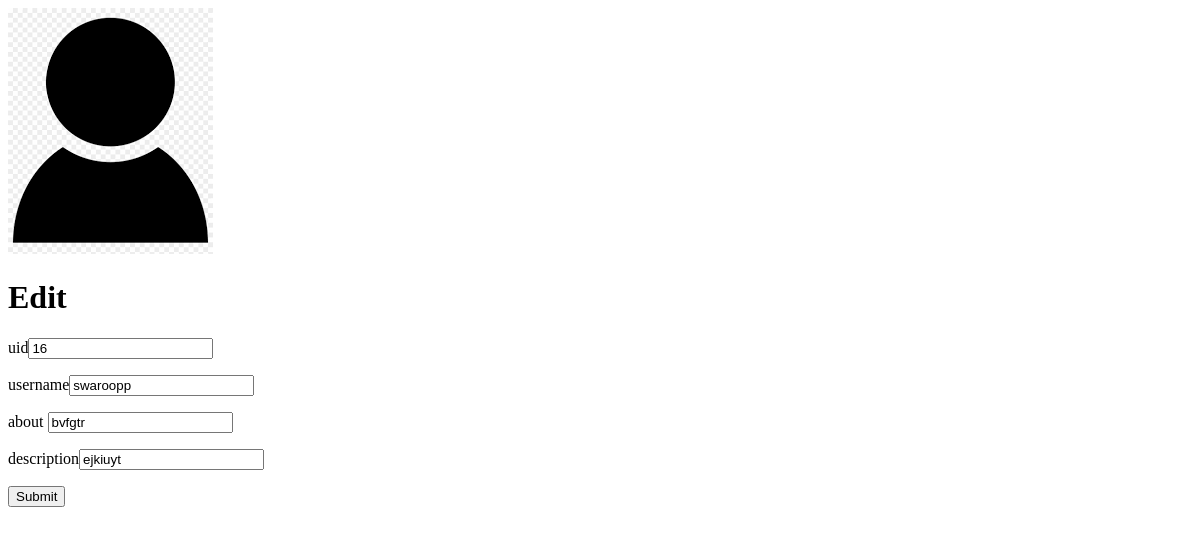
Before: /blog/14/update with the older database file.
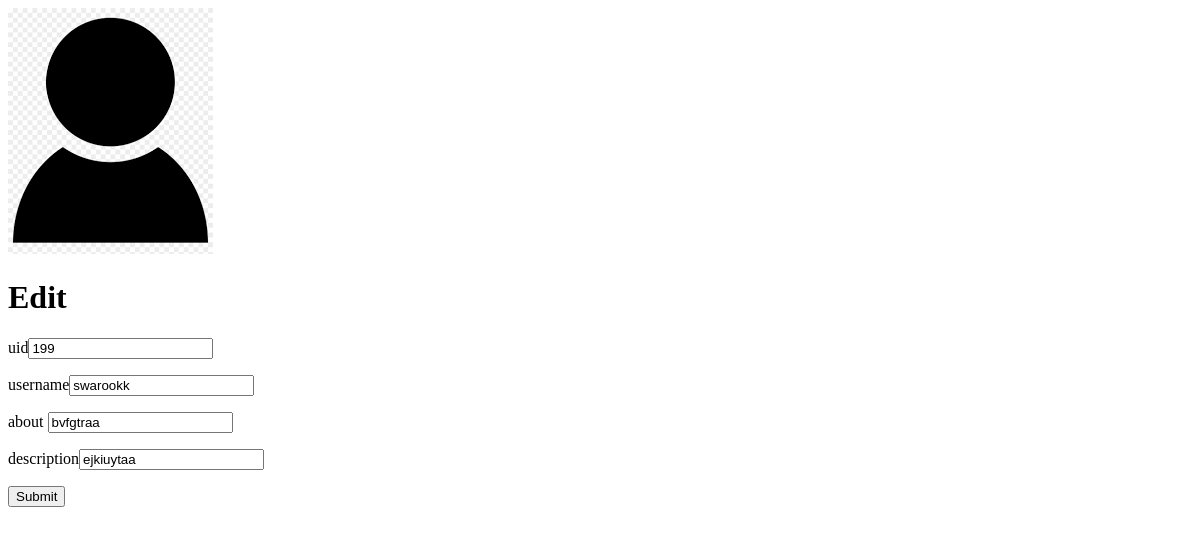
After: the same page with the newer database file.
### render.py (models this page shows)
class Blog(db.Model):
	bid = db.Column(db.Integer, primary_key=True)
	uid = db.Column(db.Integer,db.ForeignKey('register'))
	username = db.Column(db.String(120),unique=False, nullable=False)
	datecreated=db.Column(db.DateTime, nullable=False)
	about= db.Column(db.String(120), unique=True, nullable=False)
	description= db.Column(db.String(120), unique=True, nullable=False)

### render.py (the view, shortened to what this page needs)
@app.route('/blog/<int:bid>/update',methods=["GET","POST"])
def update(bid):
	form = BForm(request.form)
	emp=Blog.query.filter_by(bid=bid).first()
	return render_template('update.html', emp = emp)

### render.py
class BForm(FlaskForm):
	bid = IntegerField('uid',validators=[DataRequired()])
	uid = IntegerField('bid',validators=[DataRequired()])
	username = StringField('Username', [validators.Length(min=4, max=25)])
	about = StringField('about', [validators.Length(min=4, max=25)])
	description = StringField('description', [validators.Length(min=4, max=25)])

### templates/update.html
<!DOCTYPE html>
<html lang = "en">
   <head></head>
   <body>
      <div class="loginbox">
      <img src="static/img/avatar.png" class="avatar">
      <h1>Edit</h1>
      <form action="update" method="post">
         <p>uid<input type = "integer" name = "uid" value="{{emp.uid}}"/></p>
         <p>username<input type = "text" name = "username" value="{{emp.username}}"/></p>
         <p>about <input type = "text" name = "about" value="{{emp.about}}"/></p>
         <p>description<input type = "text" name = "description" value="{{emp.description}}"/></p>
        <p><input type = "submit" value = "Submit" /></p>
      </form>
</div>
</body>
</html>

Changed rows visible on the page:
changed Blog: uid "16" → "199"; username "swaroopp" → "swarookk"; about "bvfgtr" → "bvfgtraa"; description "ejkiuyt" → "ejkiuytaa"
